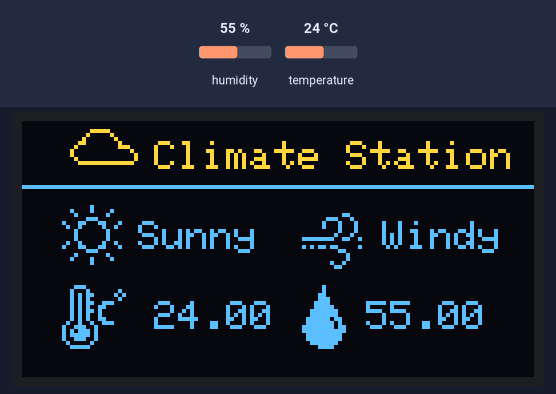
A sketch run on a simulated Arduino Uno, built with avr-gcc and run on an emulated ATmega328P. Shown: 128×64 one-colour display. Inputs (shaded band) come from the test bench; at power-on: humidity 55 %, temperature 24 °C. The OLED is the two-colour kind (top 16 rows yellow).

Above: at 2.9 s.
3.0 s: humidity set to 22 %
At 5.4 s:
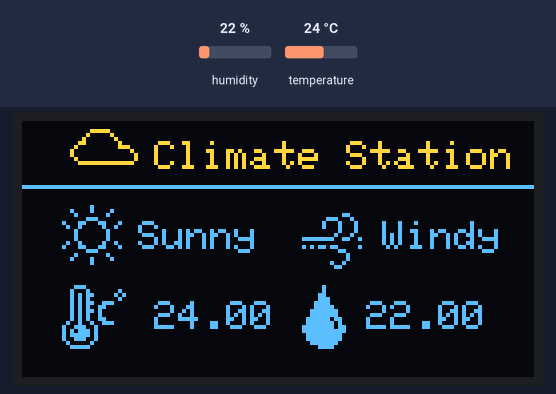
5.8 s: temperature set to 12 °C
At 6.7 s:
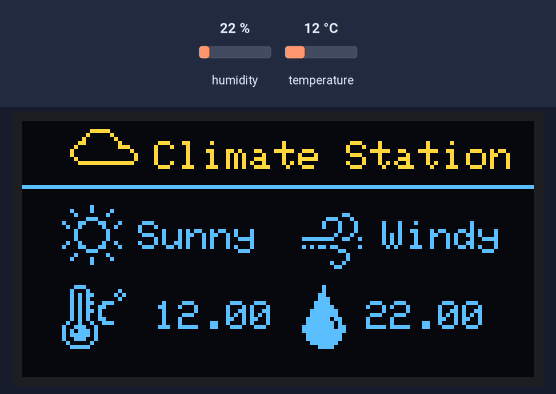
8.6 s: humidity set to 40 %
At 11.2 s:
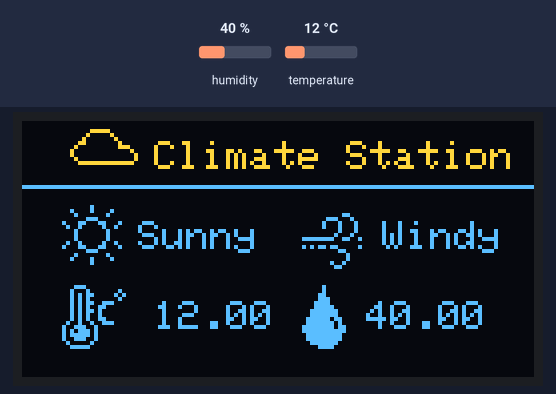
11.8 s: temperature set to 19 °C
Timing chart, 0 to 14.8 s (numbered marks = the images above; inputs shaded):
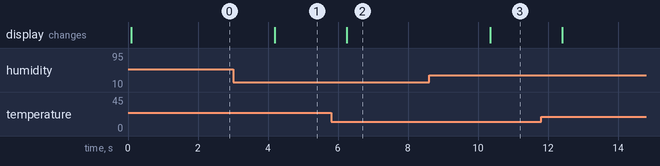

Measured:
- after the input at 3.0 s, the display: changes after 1.2 s (image 1)
- after the input at 5.8 s, the display: changes after 0.45 s (image 2)
- after the input at 8.6 s, the display: changes after 1.8 s (image 3)

The sketch:

ClimateStation.ino
```cpp
#include <DHT.h>
#include <DHT_U.h>
#include <SPI.h>
#include <Wire.h>
#include <Adafruit_GFX.h>
#include <Adafruit_SSD1306.h>


#define SCREEN_WIDTH 128
#define SCREEN_HEIGHT 64
#define OLED_RESET     -1
#define SCREEN_ADDRESS 0x3C
Adafruit_SSD1306 display(SCREEN_WIDTH, SCREEN_HEIGHT, &Wire, OLED_RESET);

static const unsigned char PROGMEM image_cloud_bits[] = {0x00,0x00,0x00,0x07,0xc0,0x00,0x08,0x20,0x00,0x10,0x10,0x00,0x30,0x08,0x00,0x40,0x0e,0x00,0x80,0x01,0x00,0x80,0x00,0x80,0x40,0x00,0x80,0x3f,0xff,0x00,0x00,0x00,0x00,0x00,0x00,0x00,0x00,0x00,0x00,0x00,0x00,0x00,0x00,0x00,0x00,0x00,0x00,0x00};

static const unsigned char PROGMEM image_display_brightness_bits[] = {0x01,0x00,0x21,0x08,0x10,0x10,0x03,0x80,0x8c,0x62,0x48,0x24,0x10,0x10,0x10,0x10,0x10,0x10,0x48,0x24,0x8c,0x62,0x03,0x80,0x10,0x10,0x21,0x08,0x01,0x00,0x00,0x00};

static const unsigned char PROGMEM image_Layer_14_bits[] = {0x80};

static const unsigned char PROGMEM image_weather_humidity_bits[] = {0x04,0x00,0x04,0x00,0x0c,0x00,0x0e,0x00,0x1e,0x00,0x1f,0x00,0x3f,0x80,0x3f,0x80,0x7e,0xc0,0x7f,0x40,0xff,0x60,0xff,0xe0,0x7f,0xc0,0x7f,0xc0,0x3f,0x80,0x0f,0x00};

static const unsigned char PROGMEM image_weather_temperature_bits[] = {0x1c,0x00,0x22,0x02,0x2b,0x05,0x2a,0x02,0x2b,0x38,0x2a,0x60,0x2b,0x40,0x2a,0x40,0x2a,0x60,0x49,0x38,0x9c,0x80,0xae,0x80,0xbe,0x80,0x9c,0x80,0x41,0x00,0x3e,0x00};

static const unsigned char PROGMEM image_weather_wind_bits[] = {0x00,0x00,0x00,0x00,0x00,0x30,0x03,0x88,0x04,0x44,0x04,0x44,0x00,0x44,0x00,0x88,0xff,0x32,0x00,0x00,0xad,0x82,0x00,0x60,0x00,0x10,0x00,0x10,0x01,0x20,0x00,0xc0};


DHT dht(2,DHT11);
float temp;
float humidity;

void setup() {
  display.begin(SSD1306_SWITCHCAPVCC, SCREEN_ADDRESS);
  dht.begin();
}

void loop() {
  temp = dht.readTemperature();
  humidity = dht.readHumidity();
display.clearDisplay();
// Layer 1
display.setTextColor(1);
display.setTextWrap(false);
display.setCursor(33, 5);
display.print("Climate Station");

// cloud
display.drawBitmap(12, 1, image_cloud_bits, 17, 16, 1);

// Layer 3
display.drawLine(0, 16, 127, 16, 1);

// display_brightness
display.drawBitmap(10, 21, image_display_brightness_bits, 15, 16, 1);

// Layer 5
display.setCursor(29, 25);
display.print("Sunny");

// weather_wind
display.drawBitmap(70, 21, image_weather_wind_bits, 15, 16, 1);

// Layer 7
display.setCursor(90, 25);
display.print("Windy");

// weather_temperature
display.drawBitmap(10, 41, image_weather_temperature_bits, 16, 16, 1);

// Layer 9
display.setCursor(33, 45);
display.print(temp);

// weather_humidity
display.drawBitmap(70, 41, image_weather_humidity_bits, 11, 16, 1);

// Layer 12
display.setCursor(86, 45);
display.print(humidity);

display.display();
}
```
